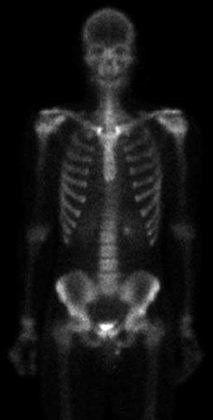
%> input picture PseudocolorImageProcessing/Picture/skeleton.tif, 213 x 420 px, shrunk from 750 x 1482 before the run; its folder holds only this picture in this run
$ octave pseudocolor.m   (GNU Octave 9; MATLAB toolbox functions it lacks are replaced by stand-ins)
%> lines starting %> are read from the running program, lines starting %| are printed output that depends on the picture
% Pseudocolor image processing: apply different colormaps to a grayscale image

close all; clear; clc;

scriptDir = fileparts(mfilename('fullpath'));
picDir    = fullfile(scriptDir, 'Picture');

fileList = dir(fullfile(picDir, '*.jpg'));
fileList = [fileList; dir(fullfile(picDir, '*.jpeg'))];
fileList = [fileList; dir(fullfile(picDir, '*.png'))];
fileList = [fileList; dir(fullfile(picDir, '*.bmp'))];
fileList = [fileList; dir(fullfile(picDir, '*.tif'))];

if isempty(fileList)
    error('No images found.');
end

for i = 1:length(fileList)
    img  = imread(fullfile(picDir, fileList(i).name));
%> img is the input picture: size 420x213 uint8; min 0, max 255, mean 22.5
    if size(img, 3) == 3
        grayImg = rgb2gray(img);   % RGB → grayscale
    else
        grayImg = img(:,:,1);      % already grayscale
    end

    %% --- (e) Three standard colormaps ---
    % Each colormap maps gray intensity [0,255] to a different color scheme:
    %   gray   : neutral grayscale, no added hue, best for unbiased viewing
    %   jet    : blue→cyan→green→yellow→red rainbow, highlights mid-range well
    %   hot    : black→red→yellow→white, mimics thermal / heat maps
    %   parula : cool-blue to warm-yellow, perceptually uniform (MATLAB default)

    maps  = {'gray', 'jet', 'hot', 'parula'};
    nMaps = numel(maps);

    figure('Name', ['Standard Colormaps — ' fileList(i).name]);
    sgtitle(['Standard Colormaps: ' fileList(i).name]);

    for m = 1:nMaps
        subplot(1, nMaps, m);
        imagesc(grayImg);
        colormap(gca, maps{m});
        colorbar;
        axis image off;
        title(maps{m});
    end
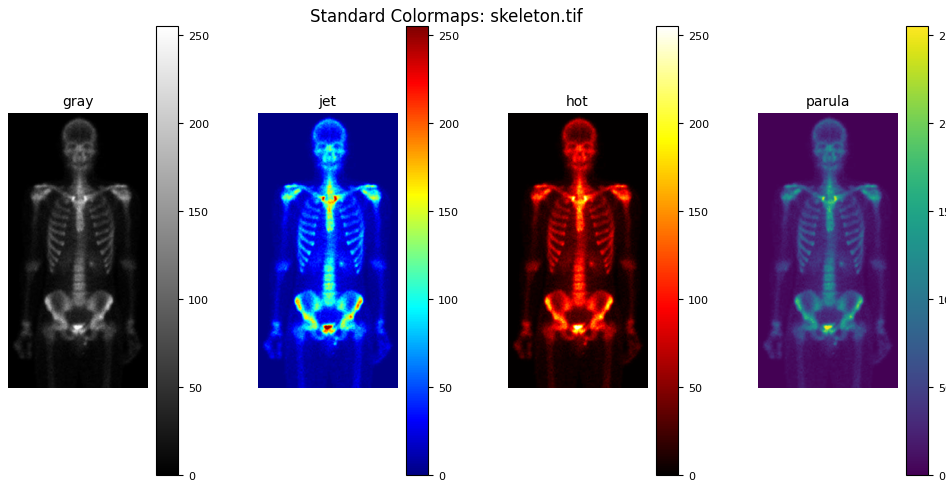
%> figure redrawn from the program's plot data, 4 panels

    [~, img_name, ~] = fileparts(fileList(i).name);
    out_dir = fullfile(scriptDir, 'result');
    if ~exist(out_dir, 'dir'); mkdir(out_dir); end
    saveas(gcf, fullfile(out_dir, [img_name '_pseudocolor.png']));

    idx = double(im2uint8(grayImg)) + 1;
    for m = 1:nMaps
        cdata   = feval(maps{m}, 256);
        colored = reshape(cdata(idx(:), :), [size(grayImg,1), size(grayImg,2), 3]);
        imwrite(colored, fullfile(out_dir, [img_name '_' maps{m} '.png']));
    end
%> this loop made 4 passes
%> pass 2, `colored = reshape(cdata(idx(:), :), [size(grayImg,1), size(grayImg,2),..`:
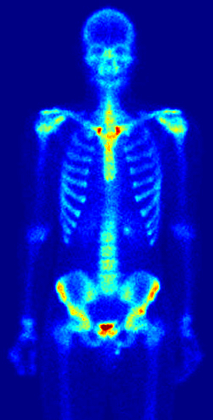
%> colored: size 420x213x3 double; mean R, G, B 0.0205, 0.121, 0.701
end
